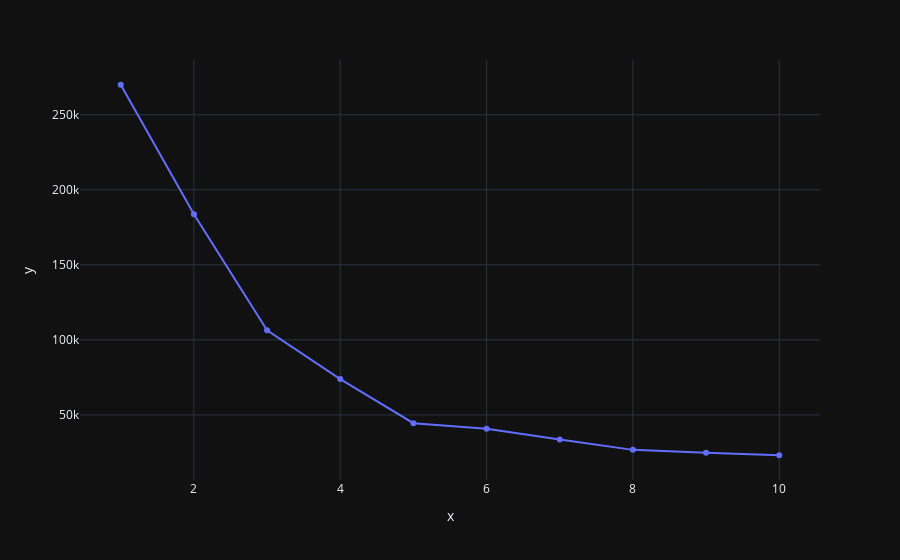

The notebook cell saved with this chart:
### Code cell
pz.line(x=[i for i in range(1,11)],y=wcss,markers=True,template='plotly_dark')

### Figure 1 — Plotly figure (JSON) as saved in the notebook; plotly's stock layout.template omitted (floating-point values rounded to 4 significant figures)
{"data": [{"hovertemplate": "x=%{x}<br>y=%{y}<extra></extra>", "legendgroup": "", "line": {"color": "#636efa", "dash": "solid"}, "marker": {"symbol": "circle"}, "mode": "lines+markers", "name": "", "orientation": "v", "showlegend": false, "type": "scatter", "x": [1, 2, 3, 4, 5, 6, 7, 8, 9, 10], "xaxis": "x", "y": [270000.0, 183700.0, 106300.0, 73880.0, 44450.0, 40830.0, 33640.0, 26690.0, 24770.0, 23100.0], "yaxis": "y"}], "layout": {"autosize": true, "legend": {"tracegroupgap": 0}, "margin": {"t": 60}, "xaxis": {"anchor": "y", "autorange": true, "domain": [0, 1], "range": [0.463, 10.54], "title": {"text": "x"}, "type": "linear"}, "yaxis": {"anchor": "x", "autorange": true, "domain": [0, 1], "range": [3988.0, 289100.0], "title": {"text": "y"}, "type": "linear"}}}
